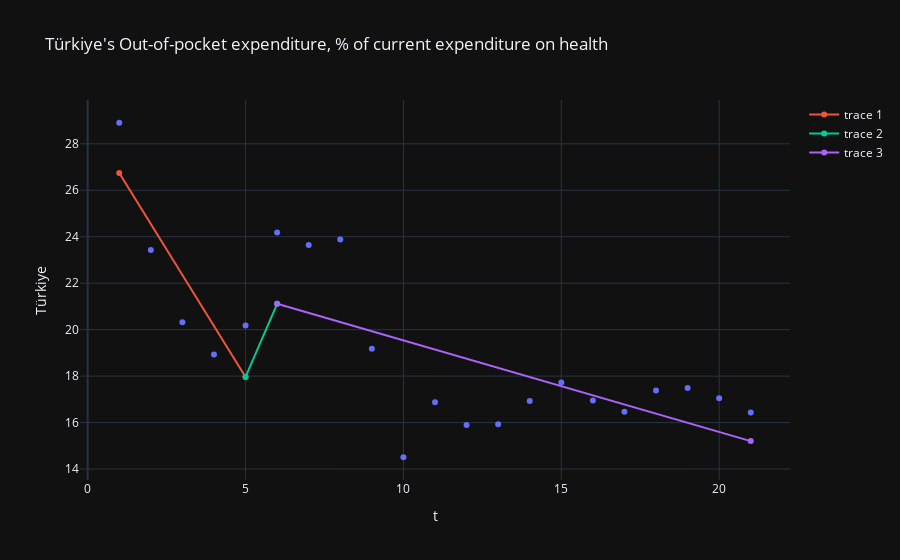
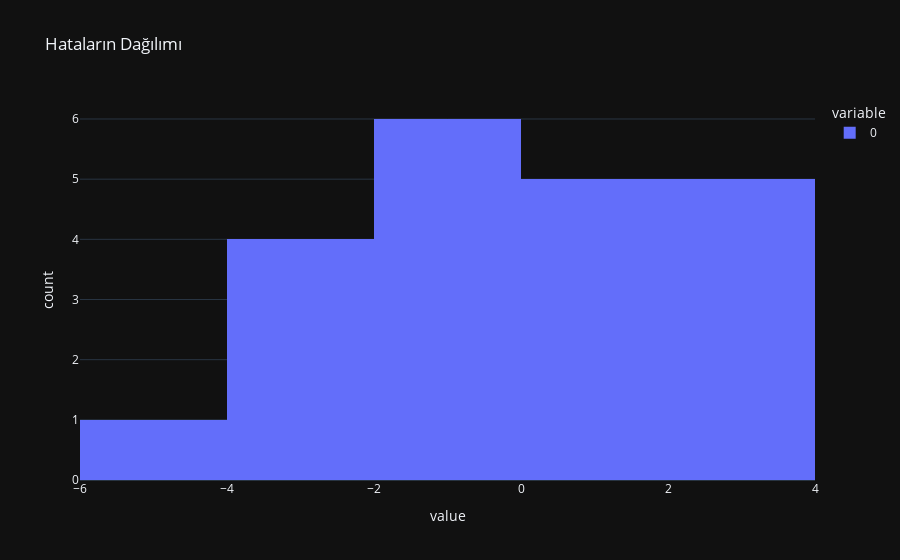
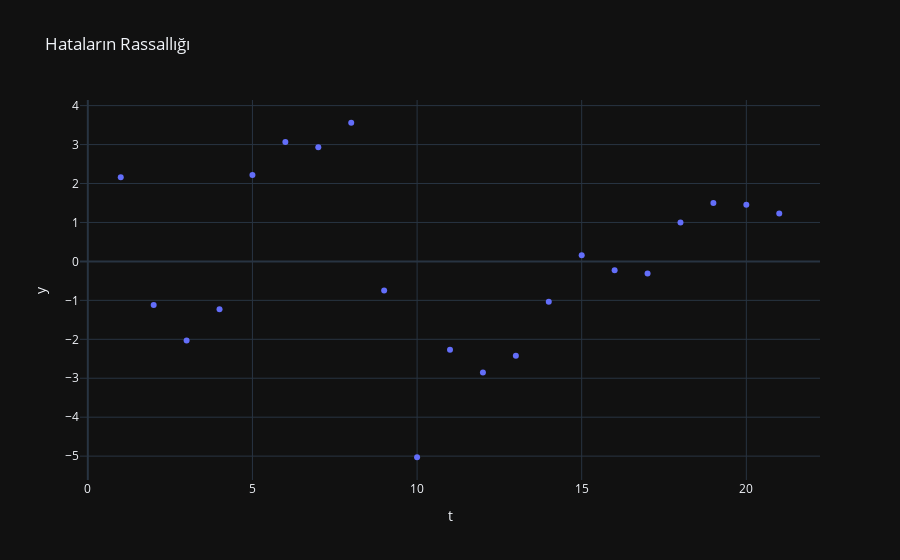
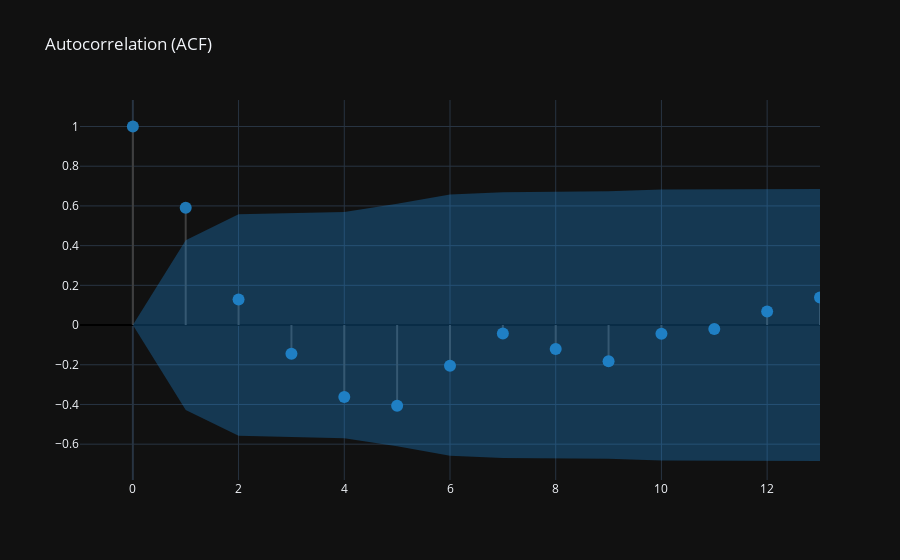

Notebook code for these charts, in order:
### Markdown cell above
Yukarıda referans ülkelerin ve Türkiye'nin zaman serisi regresyon analizi sonuçlarına bakılırken, bu kısımdan itibaren Türkiye için interrupted time series analysis yapılmıştır.

### Code cell
X = df_2[["t", "interruption", "interrupted t"]]
y = df_2["Türkiye"]

X = sm.add_constant(X) 

analys= sm.OLS(y, X).fit()

trendlin = express.scatter(
        df_2,
        x="t",
        y= "Türkiye",
        title="Türkiye's Out-of-pocket expenditure, % of current expenditure on health",
    )

trendlin.add_trace(
go.Scatter(
    x = [1,5],
    y = [analys.predict()[0], analys.predict()[4]],
)
 )   

trendlin.add_trace(
go.Scatter(
    x = [5,6],
    y = [analys.predict()[4], analys.predict()[5]]
)

 )

trendlin.add_trace(
go.Scatter(
    x = [6,21],
    y = [analys.predict()[5], analys.predict()[20]]
)

 )  

trendlin.show() 



print(analys.summary())

print("###########################")
print("Hataların Normal Dağılması", end="\n\n")
residual_values = analys.resid
print("H0: Normal dağılım varsayımı sağlanmaktadır.")
print("H1: Normal dağılım varsayımı sağlanmamaktadır.", end="\n\n")
test_stat, pvalue = stats.shapiro(residual_values)
print(f'Test Stat = {round(test_stat, 4)}, p-value = {round(pvalue, 4)}')
if pvalue<0.05:
    print("p-value 0.05'ten küçüktür. H0 hipotezi reddedilmiştir. Hatalar normal dağılmamıştır.")
elif pvalue>0.05:
     print("p-value 0.05'ten büyüktür. H0 hipotezi reddedilememiştir. Yani hatalar normal dağılmıştır.", end="\n\n")
hist = express.histogram(residual_values, title="Hataların Dağılımı")
hist.show()
print("###########################")
print("Hataların Rassallığı", end="\n\n")
print("     Hataların Durağanlığı", end="\n\n")
adfullery = adfuller(residual_values)
print(f'Test Stat = {round(adfullery[0], 4)}, p-value = {round(adfullery[1], 4)}')
if adfullery[1]<0.05:
    print("p-value 0.05'ten küçüktür. H0 hipotezi reddedilmiştir. Hatalar durağandır.")
elif adfullery[1]>0.05:
    print("p-value 0.05'ten büyüktür. H0 hipotezi reddedilememiştir. Yani hatalar durağan değildir.", end="\n\n")
resid_scatter = express.scatter(
    df_2,
    x="t",
    y=residual_values,
    title="Hataların Rassallığı"
)
resid_scatter.show()
print("     Hataların Otokorelasyonu", end="\n\n")
print("Ljung-Box q istatistiğinin Hipotezleri")
print("H0: Veriler bağımsız (random) olarak dağılmıştır.")
print("H1: Veriler bağımsız (random) olarak dağılmamıştır.", end="\n\n")
acf_df = pd.DataFrame(pd.DataFrame(acf(residual_values, qstat=True)).T)
acf_df.columns = ["ACF", "Ljung-Box q statistic", "p-value"]
display(acf_df[1:6])
create_corr_plot(residual_values)

### Figure 1 — Plotly figure (JSON) as saved in the notebook; plotly's stock layout.template omitted (floating-point values rounded to 4 significant figures)
{"data": [{"hovertemplate": "t=%{x}<br>Türkiye=%{y}<extra></extra>", "legendgroup": "", "marker": {"color": "#636efa", "symbol": "circle"}, "mode": "markers", "name": "", "orientation": "v", "showlegend": false, "type": "scatter", "x": [1, 2, 3, 4, 5, 6, 7, 8, 9, 10, 11, 12, 13, 14, 15, 16, 17, 18, 19, 20, 21], "xaxis": "x", "y": [28.91, 23.43, 20.32, 18.93, 20.18, 24.18, 23.65, 23.89, 19.18, 14.51, 16.87, 15.89, 15.93, 16.93, 17.73, 16.95, 16.47, 17.38, 17.49, 17.05, 16.43], "yaxis": "y"}, {"type": "scatter", "x": [1, 5], "y": [26.74, 17.96]}, {"type": "scatter", "x": [5, 6], "y": [17.96, 21.11]}, {"type": "scatter", "x": [6, 21], "y": [21.11, 15.2]}], "layout": {"legend": {"tracegroupgap": 0}, "title": {"text": "Türkiye's Out-of-pocket expenditure, % of current expenditure on health"}, "xaxis": {"anchor": "y", "domain": [0, 1], "title": {"text": "t"}}, "yaxis": {"anchor": "x", "domain": [0, 1], "title": {"text": "Türkiye"}}}}

### Figure 2 — Plotly figure (JSON) as saved in the notebook; plotly's stock layout.template omitted (floating-point values rounded to 4 significant figures)
{"data": [{"alignmentgroup": "True", "bingroup": "x", "hovertemplate": "variable=0<br>value=%{x}<br>count=%{y}<extra></extra>", "legendgroup": "0", "marker": {"color": "#636efa", "pattern": {"shape": ""}}, "name": "0", "offsetgroup": "0", "orientation": "v", "showlegend": true, "type": "histogram", "x": [2.162, -1.117, -2.033, -1.228, 2.217, 3.065, 2.929, 3.56, -0.7487, -5.029, -2.271, -2.854, -2.423, -1.033, 0.1586, -0.2244, -0.3123, 0.9997, 1.501, 1.452, 1.229], "xaxis": "x", "yaxis": "y"}], "layout": {"barmode": "relative", "legend": {"title": {"text": "variable"}, "tracegroupgap": 0}, "title": {"text": "Hataların Dağılımı"}, "xaxis": {"anchor": "y", "domain": [0, 1], "title": {"text": "value"}}, "yaxis": {"anchor": "x", "domain": [0, 1], "title": {"text": "count"}}}}

### Figure 3 — Plotly figure (JSON) as saved in the notebook; plotly's stock layout.template omitted (floating-point values rounded to 4 significant figures)
{"data": [{"hovertemplate": "t=%{x}<br>y=%{y}<extra></extra>", "legendgroup": "", "marker": {"color": "#636efa", "symbol": "circle"}, "mode": "markers", "name": "", "orientation": "v", "showlegend": false, "type": "scatter", "x": [1, 2, 3, 4, 5, 6, 7, 8, 9, 10, 11, 12, 13, 14, 15, 16, 17, 18, 19, 20, 21], "xaxis": "x", "y": [2.162, -1.117, -2.033, -1.228, 2.217, 3.065, 2.929, 3.56, -0.7487, -5.029, -2.271, -2.854, -2.423, -1.033, 0.1586, -0.2244, -0.3123, 0.9997, 1.501, 1.452, 1.229], "yaxis": "y"}], "layout": {"legend": {"tracegroupgap": 0}, "title": {"text": "Hataların Rassallığı"}, "xaxis": {"anchor": "y", "domain": [0, 1], "title": {"text": "t"}}, "yaxis": {"anchor": "x", "domain": [0, 1], "title": {"text": "y"}}}}

### Figure 4 — Plotly figure (JSON) as saved in the notebook; plotly's stock layout.template omitted (floating-point values rounded to 4 significant figures)
{"data": [{"line": {"color": "#3f3f3f"}, "mode": "lines", "showlegend": false, "type": "scatter", "x": [0, 0], "y": [0, 1]}, {"line": {"color": "#3f3f3f"}, "mode": "lines", "showlegend": false, "type": "scatter", "x": [1, 1], "y": [0, 0.5912]}, {"line": {"color": "#3f3f3f"}, "mode": "lines", "showlegend": false, "type": "scatter", "x": [2, 2], "y": [0, 0.1288]}, {"line": {"color": "#3f3f3f"}, "mode": "lines", "showlegend": false, "type": "scatter", "x": [3, 3], "y": [0, -0.1447]}, {"line": {"color": "#3f3f3f"}, "mode": "lines", "showlegend": false, "type": "scatter", "x": [4, 4], "y": [0, -0.3621]}, {"line": {"color": "#3f3f3f"}, "mode": "lines", "showlegend": false, "type": "scatter", "x": [5, 5], "y": [0, -0.406]}, {"line": {"color": "#3f3f3f"}, "mode": "lines", "showlegend": false, "type": "scatter", "x": [6, 6], "y": [0, -0.2052]}, {"line": {"color": "#3f3f3f"}, "mode": "lines", "showlegend": false, "type": "scatter", "x": [7, 7], "y": [0, -0.04258]}, {"line": {"color": "#3f3f3f"}, "mode": "lines", "showlegend": false, "type": "scatter", "x": [8, 8], "y": [0, -0.1204]}, {"line": {"color": "#3f3f3f"}, "mode": "lines", "showlegend": false, "type": "scatter", "x": [9, 9], "y": [0, -0.1818]}, {"line": {"color": "#3f3f3f"}, "mode": "lines", "showlegend": false, "type": "scatter", "x": [10, 10], "y": [0, -0.0442]}, {"line": {"color": "#3f3f3f"}, "mode": "lines", "showlegend": false, "type": "scatter", "x": [11, 11], "y": [0, -0.02]}, {"line": {"color": "#3f3f3f"}, "mode": "lines", "showlegend": false, "type": "scatter", "x": [12, 12], "y": [0, 0.06869]}, {"line": {"color": "#3f3f3f"}, "mode": "lines", "showlegend": false, "type": "scatter", "x": [13, 13], "y": [0, 0.1384]}, {"marker": {"color": "#1f77b4", "size": 12}, "mode": "markers", "showlegend": false, "type": "scatter", "x": [0, 1, 2, 3, 4, 5, 6, 7, 8, 9, 10, 11, 12, 13], "y": [1, 0.5912, 0.1288, -0.1447, -0.3621, -0.406, -0.2052, -0.04258, -0.1204, -0.1818, -0.0442, -0.02, 0.06869, 0.1384]}, {"line": {"color": "rgba(255,255,255,0)"}, "mode": "lines", "showlegend": false, "type": "scatter", "x": [0, 1, 2, 3, 4, 5, 6, 7, 8, 9, 10, 11, 12, 13], "y": [0, 0.4277, 0.5575, 0.5629, 0.5697, 0.6103, 0.6579, 0.6695, 0.67, 0.6739, 0.6828, 0.6833, 0.6834, 0.6847]}, {"fill": "tonexty", "fillcolor": "rgba(32, 146, 230,0.3)", "line": {"color": "rgba(255,255,255,0)"}, "mode": "lines", "showlegend": false, "type": "scatter", "x": [0, 1, 2, 3, 4, 5, 6, 7, 8, 9, 10, 11, 12, 13], "y": [0, -0.4277, -0.5575, -0.5629, -0.5697, -0.6103, -0.6579, -0.6695, -0.67, -0.6739, -0.6828, -0.6833, -0.6834, -0.6847]}], "layout": {"title": {"text": "Autocorrelation (ACF)"}, "xaxis": {"range": [-1, 13]}, "yaxis": {"zerolinecolor": "#000000"}}}
